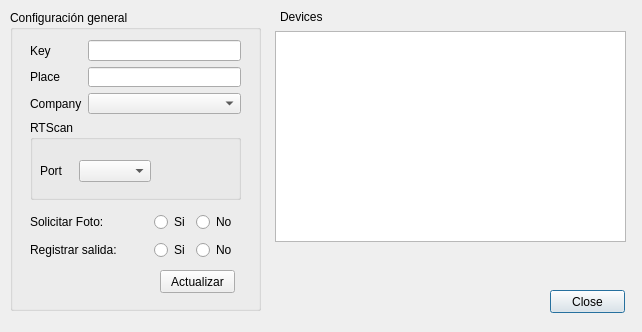
<?xml version="1.0" encoding="UTF-8"?>
<ui version="4.0">
 <class>Configuration</class>
 <widget class="QDialog" name="Configuration">
  <property name="geometry">
   <rect>
    <x>0</x>
    <y>0</y>
    <width>642</width>
    <height>332</height>
   </rect>
  </property>
  <property name="windowTitle">
   <string>Dialog</string>
  </property>
  <widget class="QTableView" name="tableView">
   <property name="geometry">
    <rect>
     <x>275</x>
     <y>31</y>
     <width>351</width>
     <height>211</height>
    </rect>
   </property>
  </widget>
  <widget class="QLabel" name="label_4">
   <property name="geometry">
    <rect>
     <x>280</x>
     <y>10</y>
     <width>47</width>
     <height>13</height>
    </rect>
   </property>
   <property name="text">
    <string>Devices</string>
   </property>
  </widget>
  <widget class="QPushButton" name="pushButton_close">
   <property name="geometry">
    <rect>
     <x>550</x>
     <y>290</y>
     <width>75</width>
     <height>23</height>
    </rect>
   </property>
   <property name="text">
    <string>Close</string>
   </property>
  </widget>
  <widget class="QGroupBox" name="groupBox">
   <property name="geometry">
    <rect>
     <x>10</x>
     <y>10</y>
     <width>251</width>
     <height>301</height>
    </rect>
   </property>
   <property name="title">
    <string>Configuración general</string>
   </property>
   <widget class="QWidget" name="layoutWidget">
    <property name="geometry">
     <rect>
      <x>20</x>
      <y>30</y>
      <width>211</width>
      <height>74</height>
     </rect>
    </property>
    <layout class="QFormLayout" name="formLayout">
     <item row="0" column="0">
      <widget class="QLabel" name="label">
       <property name="text">
        <string>Key</string>
       </property>
      </widget>
     </item>
     <item row="0" column="1">
      <widget class="QLineEdit" name="lineEdit_key"/>
     </item>
     <item row="1" column="0">
      <widget class="QLabel" name="label_2">
       <property name="text">
        <string>Place</string>
       </property>
      </widget>
     </item>
     <item row="1" column="1">
      <widget class="QLineEdit" name="lineEdit_place"/>
     </item>
     <item row="2" column="0">
      <widget class="QLabel" name="label_3">
       <property name="text">
        <string>Company</string>
       </property>
      </widget>
     </item>
     <item row="2" column="1">
      <widget class="QComboBox" name="comboBox"/>
     </item>
    </layout>
   </widget>
   <widget class="QPushButton" name="pushButton_save">
    <property name="geometry">
     <rect>
      <x>150</x>
      <y>260</y>
      <width>75</width>
      <height>23</height>
     </rect>
    </property>
    <property name="text">
     <string>Actualizar</string>
    </property>
   </widget>
   <widget class="QWidget" name="layoutWidget">
    <property name="geometry">
     <rect>
      <x>20</x>
      <y>200</y>
      <width>207</width>
      <height>52</height>
     </rect>
    </property>
    <layout class="QVBoxLayout" name="verticalLayout">
     <item>
      <layout class="QHBoxLayout" name="horizontalLayout">
       <item>
        <widget class="QLabel" name="label_5">
         <property name="text">
          <string>Solicitar Foto:</string>
         </property>
        </widget>
       </item>
       <item>
        <spacer name="horizontalSpacer">
         <property name="orientation">
          <enum>Qt::Horizontal</enum>
         </property>
         <property name="sizeHint" stdset="0">
          <size>
           <width>40</width>
           <height>20</height>
          </size>
         </property>
        </spacer>
       </item>
       <item>
        <widget class="QRadioButton" name="radioButton_picture_yes">
         <property name="text">
          <string>Si</string>
         </property>
         <attribute name="buttonGroup">
          <string notr="true">buttonGroup</string>
         </attribute>
        </widget>
       </item>
       <item>
        <widget class="QRadioButton" name="radioButton_picture_no">
         <property name="text">
          <string>No</string>
         </property>
         <attribute name="buttonGroup">
          <string notr="true">buttonGroup</string>
         </attribute>
        </widget>
       </item>
      </layout>
     </item>
     <item>
      <layout class="QHBoxLayout" name="horizontalLayout_2">
       <item>
        <widget class="QLabel" name="label_6">
         <property name="text">
          <string>Registrar salida:</string>
         </property>
        </widget>
       </item>
       <item>
        <spacer name="horizontalSpacer_2">
         <property name="orientation">
          <enum>Qt::Horizontal</enum>
         </property>
         <property name="sizeHint" stdset="0">
          <size>
           <width>40</width>
           <height>20</height>
          </size>
         </property>
        </spacer>
       </item>
       <item>
        <widget class="QRadioButton" name="radioButton_output_yes">
         <property name="text">
          <string>Si</string>
         </property>
         <attribute name="buttonGroup">
          <string notr="true">buttonGroup_2</string>
         </attribute>
        </widget>
       </item>
       <item>
        <widget class="QRadioButton" name="radioButton_output_no">
         <property name="text">
          <string>No</string>
         </property>
         <attribute name="buttonGroup">
          <string notr="true">buttonGroup_2</string>
         </attribute>
        </widget>
       </item>
      </layout>
     </item>
    </layout>
   </widget>
   <widget class="QGroupBox" name="groupBox_2">
    <property name="geometry">
     <rect>
      <x>20</x>
      <y>110</y>
      <width>211</width>
      <height>80</height>
     </rect>
    </property>
    <property name="title">
     <string>RTScan</string>
    </property>
    <widget class="QWidget" name="">
     <property name="geometry">
      <rect>
       <x>10</x>
       <y>40</y>
       <width>111</width>
       <height>22</height>
      </rect>
     </property>
     <layout class="QHBoxLayout" name="horizontalLayout_3">
      <item>
       <widget class="QLabel" name="label_7">
        <property name="text">
         <string>Port</string>
        </property>
       </widget>
      </item>
      <item>
       <widget class="QComboBox" name="comboBox_rtscan"/>
      </item>
     </layout>
    </widget>
   </widget>
   <zorder>layoutWidget</zorder>
   <zorder>layoutWidget</zorder>
   <zorder>pushButton_save</zorder>
   <zorder>groupBox_2</zorder>
  </widget>
 </widget>
 <resources/>
 <connections/>
 <buttongroups>
  <buttongroup name="buttonGroup"/>
  <buttongroup name="buttonGroup_2"/>
 </buttongroups>
</ui>
